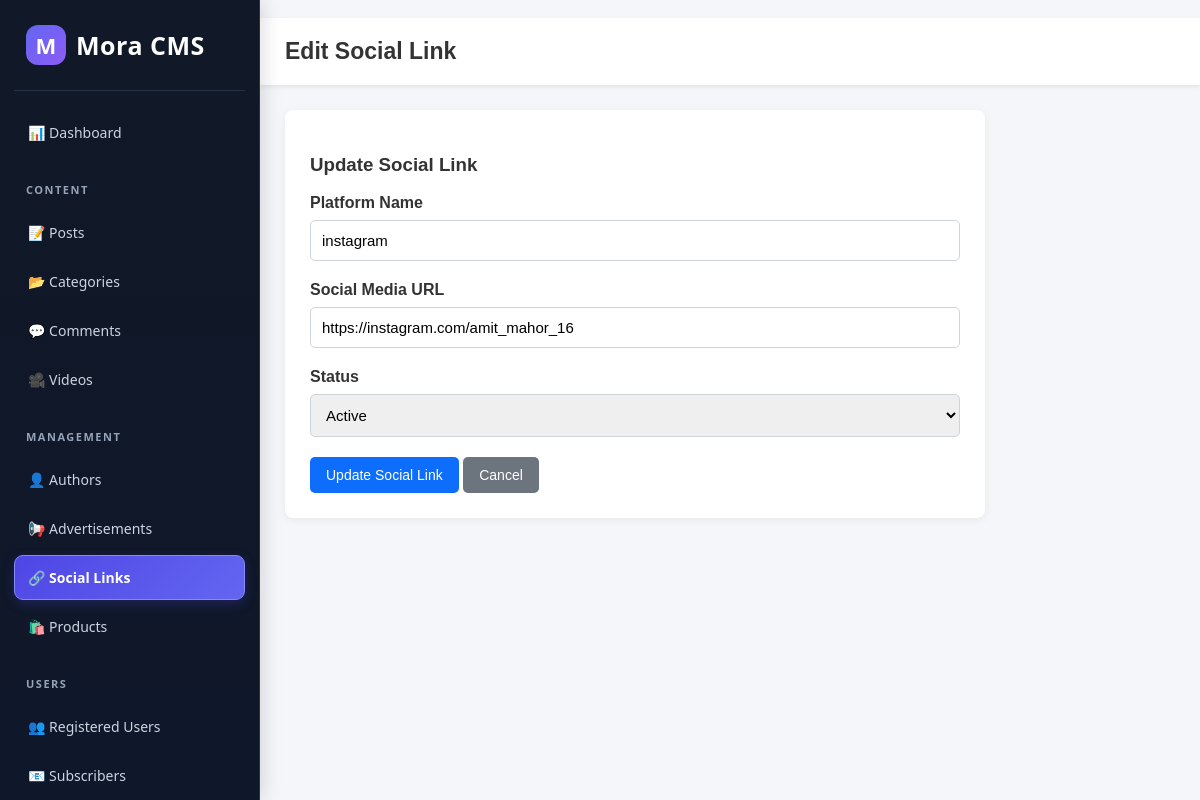
The page /admin/social-links/edit.php?id=6 (signed in) on the database its author committed.
### tables this page shows
CREATE TABLE `social_links` (
  `id` int(11) NOT NULL AUTO_INCREMENT,
  `platform` varchar(50) NOT NULL,
  `url` varchar(500) NOT NULL,
  `status` enum('active','inactive') DEFAULT 'active',
  `created_at` timestamp NOT NULL DEFAULT current_timestamp(),
  PRIMARY KEY (`id`)
);

### admin/social-links/edit.php (the view, shortened to what this page needs)
<?php
require_once "../../includes/db.php";
$id = filter_input(INPUT_GET, 'id', FILTER_VALIDATE_INT);
$stmt = mysqli_prepare(
    $conn,
    "SELECT id, platform, url, status
     FROM social_links
     WHERE id = ?"
);
mysqli_stmt_bind_param($stmt, "i", $id);
mysqli_stmt_execute($stmt);
$result = mysqli_stmt_get_result($stmt);
$socialLink = mysqli_fetch_assoc($result);
$platform = $socialLink['platform'];
$url = $socialLink['url'];
$status = $socialLink['status'];
?>
<!DOCTYPE html>
<html lang="en">
<head>
</head>
<body>
<?php include_once __DIR__ . '/../sidebar.php'; ?>
<header class="topbar">
    <h2>Edit Social Link</h2>
</header>
<main class="container">
    <div class="form-card">
        <h3>Update Social Link</h3>
        <form action="edit.php?id=<?= (int)$id; ?>" method="POST">
            <div class="form-group">
                <label for="platform">Platform Name</label>
                <input
                    type="text"
                    id="platform"
                    name="platform"
                    maxlength="50"
                    value="<?= htmlspecialchars($platform); ?>"
                    required
                >
            </div>
            <div class="form-group">
                <label for="url">Social Media URL</label>
                <input
                    type="url"
                    id="url"
                    name="url"
                    maxlength="500"
                    value="<?= htmlspecialchars($url); ?>"
                    required
                >
            </div>
            <div class="form-group">
                <label for="status">Status</label>
                <select id="status" name="status" required>
                    <option value="active" <?= $status === 'active' ? 'selected' : ''; ?>>
                        Active
                    </option>
                </select>
            </div>
            <button type="submit" class="btn btn-save">Update Social Link</button>
            <a href="index.php" class="btn btn-back">Cancel</a>
        </form>
    </div>
</main>
</body>
</html>

### admin/social-links/edit.php (style rules this page uses)
* { box-sizing: border-box; }
body { margin: 0; font-family: Arial, sans-serif; background: #f4f6f9; color: #333; }
.topbar { margin-left: 260px; padding: 20px 25px; background: #fff; box-shadow: 0 2px 5px rgba(0,0,0,0.08); }
.topbar h2 { margin: 0; font-size: 23px; }
.container { margin-left: 260px; padding: 25px; }
.form-card { max-width: 700px; padding: 25px; background: white; border-radius: 8px; box-shadow: 0 2px 8px rgba(0,0,0,0.06); }
.form-group { margin-bottom: 20px; }
label { display: block; margin-bottom: 8px; font-weight: bold; }
input, select { width: 100%; padding: 11px; border: 1px solid #ced4da; border-radius: 5px; font-size: 15px; }
.btn { display: inline-block; padding: 10px 16px; border: none; border-radius: 5px; color: white; text-decoration: none; cursor: pointer; font-size: 14px; }
.btn-save { background: #0d6efd; }
.btn-back { background: #6c757d; }

### rows shown on the page
social_links: platform "instagram", url "https://instagram.com/amit_mahor_16", status "Active"
